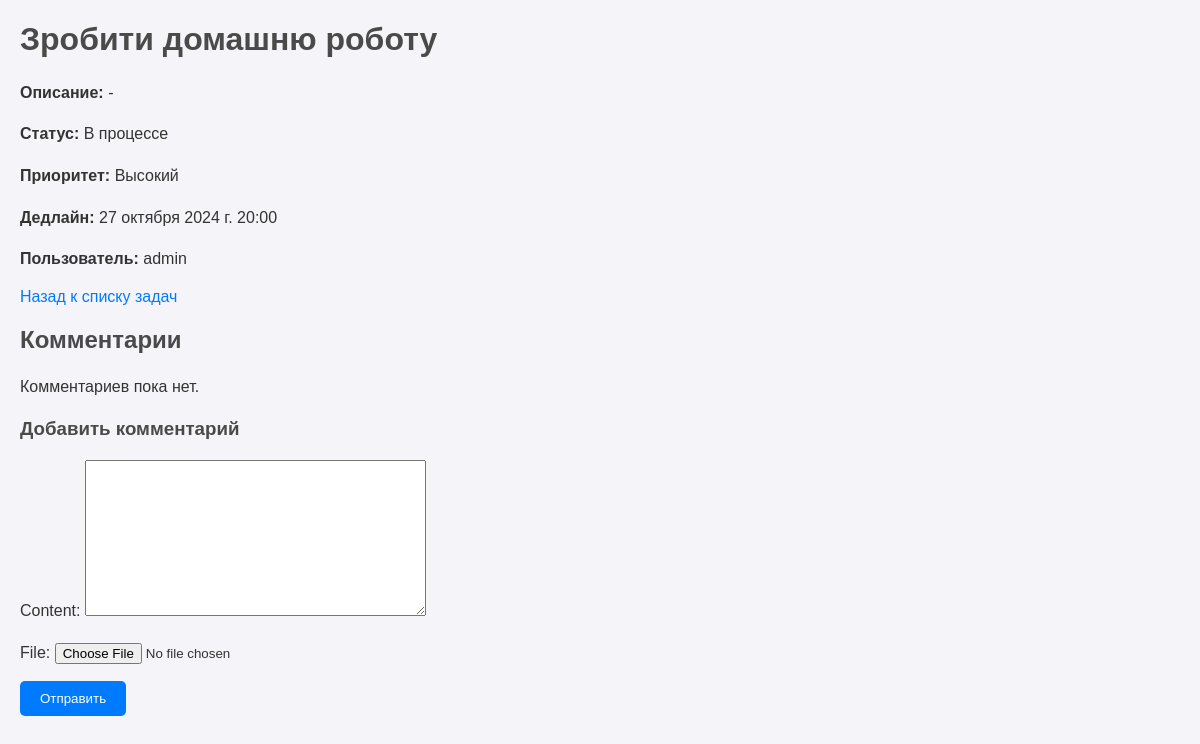
The page /task/1/ on the database as committed earlier.
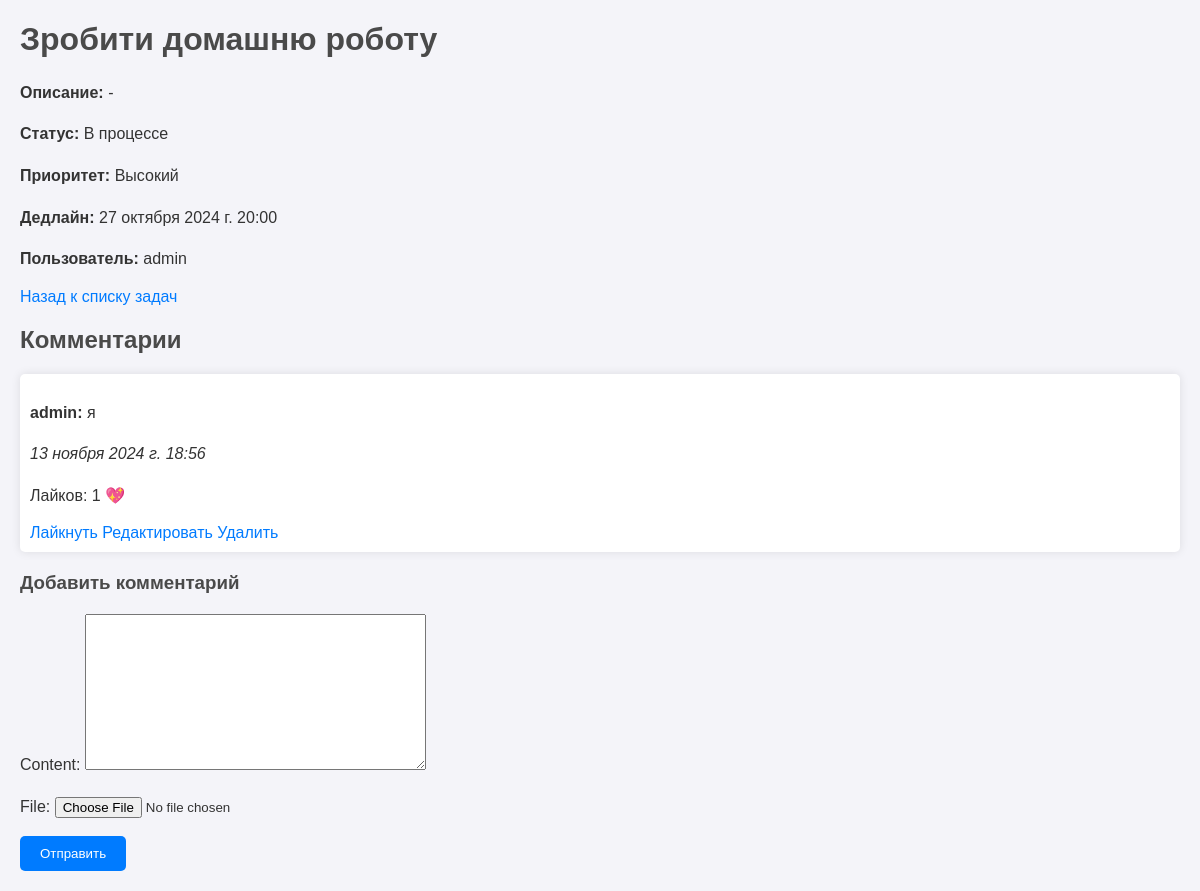
The same page on the database as committed later.
### tracking_app/models.py (models this page shows, shortened)
class Task(models.Model):
    status_choices = [
        ('not_started', 'Не начато'),
        ('in_progress', 'В процессе'),
        ('completed', 'Сделано')
    ]
    priority_choices = [
        ('low', 'Низкий'),
        ('medium', 'Средний'),
        ('high', 'Высокий')
    ]
    title = models.CharField(max_length=255, name="title")
    description = models.TextField(name="description")
    status = models.CharField(max_length=20, choices=status_choices, default='not_started', name="status")
    priority = models.CharField(max_length=10, choices=priority_choices, default='medium', name="priority")
    deadline = models.DateTimeField(null=True, blank=True, name="deadline")
    user = models.ForeignKey(User, on_delete=models.CASCADE, name="user")

class Comment(models.Model):
    task = models.ForeignKey(Task, on_delete=models.CASCADE, related_name='comments')
    author = models.ForeignKey(User, on_delete=models.CASCADE)
    content = models.TextField()
    created_at = models.DateTimeField(auto_now_add=True)
    likes = models.PositiveIntegerField(default=0)
    file = models.FileField(upload_to='comments_files/', blank=True, null=True)

### tracking_app/views.py (the view, shortened to what this page needs)
# urls.py: path('task/<int:pk>/', TaskDetailView.as_view(), name='task-detail'),
class TaskDetailView(DetailView):
    model = Task
    template_name = 'tracking_app/task_detail.html'
    context_object_name = 'task'
    def get_context_data(self, **kwargs):
        context = super().get_context_data(**kwargs)
        context['comment_form'] = CommentForm()
        context['comments'] = self.object.comments.all()
        return context

### tracking_app/forms.py
class CommentForm(forms.ModelForm):
    class Meta:
        model = Comment
        fields = ['content', 'file']
        widgets = {
            'content': forms.Textarea(attrs={'class': 'form-control'}),
            'file': forms.ClearableFileInput(attrs={'class': 'form-control'}),
        }

### tracking_app/templates/tracking_app/task_detail.html (shortened to what this page needs)
<!DOCTYPE html>
<html lang="ru">
  <head>
  </head>
  <body>
    <h1>{{ task.title }}</h1>
    <p><strong>Описание:</strong> {{ task.description }}</p>
    <p><strong>Статус:</strong> {{ task.get_status_display }}</p>
    <p><strong>Приоритет:</strong> {{ task.get_priority_display }}</p>
    <p><strong>Дедлайн:</strong> {{ task.deadline }}</p>
    <p><strong>Пользователь:</strong> {{ task.user }}</p>
    <a href="{% url 'task-list' %}">Назад к списку задач</a>
    <h2>Комментарии</h2>
    {% for comment in comments %}
    <div class="comment">
      <p><strong>{{ comment.author }}:</strong> {{ comment.content }}</p>
      <p><em>{{ comment.created_at }}</em></p>
      <p>Лайков: {{ comment.likes }} 💖</p>
      <a href="{% url 'like_comment' comment.pk %}">Лайкнуть</a>
      <a href="{% url 'edit_comment' comment.pk %}">Редактировать</a>
      <a href="{% url 'delete_comment' comment.pk %}">Удалить</a>
    </div>
    {% empty %}
    <p>Комментариев пока нет.</p>
    {% endfor %}
    <h3>Добавить комментарий</h3>
    <form method="post" enctype="multipart/form-data">
      {% csrf_token %} {{ comment_form.as_p }}
      <button type="submit">Отправить</button>
    </form>
  </body>
</html>

### tracking_app/templates/tracking_app/task_detail.html (style rules this page uses)
body { font-family: Arial, sans-serif; margin: 20px; background-color: #f4f4f9; color: #333; }
h1, h2, h3 { color: #4a4a4a; }
p { line-height: 1.6; }
a { color: #007bff; text-decoration: none; }
button { background-color: #007bff; color: white; border: none; padding: 10px 20px; cursor: pointer; border-radius: 5px; }
form { margin-top: 20px; }
.comment { margin-bottom: 20px; padding: 10px; background-color: #fff; border-radius: 5px; box-shadow: 0 0 10px rgba(0, 0, 0, 0.1); }

Rows that differ between the two databases and show on the page:
added Comment: author "admin", content "я", created_at "13 ноября 2024 г. 18:56", likes "1"
Other text that changed with them:
text no longer shown: "Комментариев пока нет."
